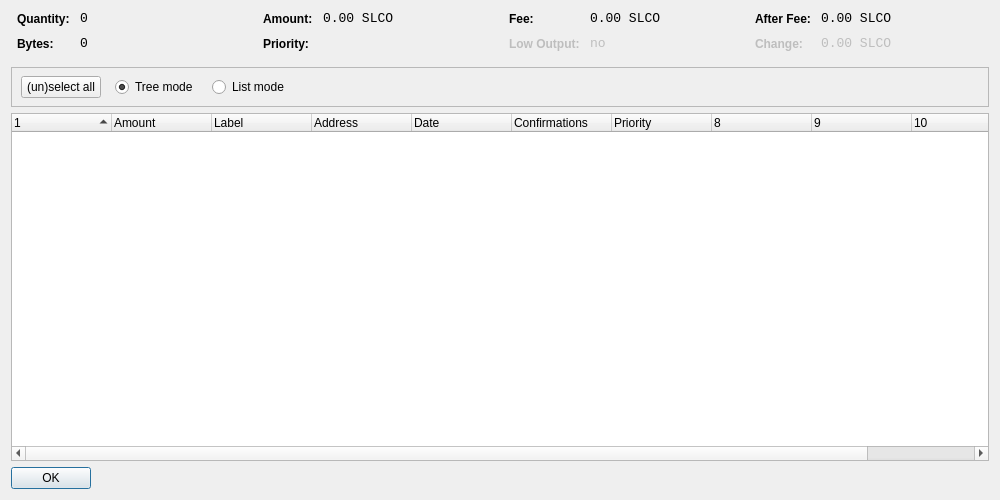
<?xml version="1.0" encoding="UTF-8"?>
<ui version="4.0">
 <class>CoinControlDialog</class>
 <widget class="QDialog" name="CoinControlDialog">
  <property name="geometry">
   <rect>
    <x>0</x>
    <y>0</y>
    <width>1000</width>
    <height>500</height>
   </rect>
  </property>
  <property name="windowTitle">
   <string>Coin Control</string>
  </property>
  <layout class="QVBoxLayout" name="verticalLayout">
   <item>
    <layout class="QHBoxLayout" name="horizontalLayoutTop" stretch="0,0,0,0">
     <property name="topMargin">
      <number>0</number>
     </property>
     <property name="bottomMargin">
      <number>10</number>
     </property>
     <item>
      <layout class="QFormLayout" name="formLayoutCoinControl1">
       <property name="horizontalSpacing">
        <number>10</number>
       </property>
       <property name="verticalSpacing">
        <number>10</number>
       </property>
       <property name="leftMargin">
        <number>6</number>
       </property>
       <property name="rightMargin">
        <number>6</number>
       </property>
       <item row="0" column="0">
        <widget class="QLabel" name="labelCoinControlQuantityText">
         <property name="styleSheet">
          <string notr="true">font-weight:bold;</string>
         </property>
         <property name="text">
          <string>Quantity:</string>
         </property>
        </widget>
       </item>
       <item row="0" column="1">
        <widget class="QLabel" name="labelCoinControlQuantity">
         <property name="font">
          <font>
           <family>Monospace</family>
           <pointsize>10</pointsize>
          </font>
         </property>
         <property name="cursor">
          <cursorShape>IBeamCursor</cursorShape>
         </property>
         <property name="contextMenuPolicy">
          <enum>Qt::ActionsContextMenu</enum>
         </property>
         <property name="text">
          <string notr="true">0</string>
         </property>
         <property name="textInteractionFlags">
          <set>Qt::LinksAccessibleByMouse|Qt::TextSelectableByKeyboard|Qt::TextSelectableByMouse</set>
         </property>
        </widget>
       </item>
       <item row="1" column="0">
        <widget class="QLabel" name="labelCoinControlBytesText">
         <property name="styleSheet">
          <string notr="true">font-weight:bold;</string>
         </property>
         <property name="text">
          <string>Bytes:</string>
         </property>
        </widget>
       </item>
       <item row="1" column="1">
        <widget class="QLabel" name="labelCoinControlBytes">
         <property name="font">
          <font>
           <family>Monospace</family>
           <pointsize>10</pointsize>
          </font>
         </property>
         <property name="cursor">
          <cursorShape>IBeamCursor</cursorShape>
         </property>
         <property name="contextMenuPolicy">
          <enum>Qt::ActionsContextMenu</enum>
         </property>
         <property name="text">
          <string notr="true">0</string>
         </property>
         <property name="textInteractionFlags">
          <set>Qt::LinksAccessibleByMouse|Qt::TextSelectableByKeyboard|Qt::TextSelectableByMouse</set>
         </property>
        </widget>
       </item>
      </layout>
     </item>
     <item>
      <layout class="QFormLayout" name="formLayoutCoinControl2">
       <property name="horizontalSpacing">
        <number>10</number>
       </property>
       <property name="verticalSpacing">
        <number>10</number>
       </property>
       <property name="leftMargin">
        <number>6</number>
       </property>
       <property name="rightMargin">
        <number>6</number>
       </property>
       <item row="0" column="0">
        <widget class="QLabel" name="labelCoinControlAmountText">
         <property name="styleSheet">
          <string notr="true">font-weight:bold;</string>
         </property>
         <property name="text">
          <string>Amount:</string>
         </property>
        </widget>
       </item>
       <item row="0" column="1">
        <widget class="QLabel" name="labelCoinControlAmount">
         <property name="font">
          <font>
           <family>Monospace</family>
           <pointsize>10</pointsize>
          </font>
         </property>
         <property name="cursor">
          <cursorShape>IBeamCursor</cursorShape>
         </property>
         <property name="contextMenuPolicy">
          <enum>Qt::ActionsContextMenu</enum>
         </property>
         <property name="text">
          <string notr="true">0.00 SLCO</string>
         </property>
         <property name="textInteractionFlags">
          <set>Qt::LinksAccessibleByMouse|Qt::TextSelectableByKeyboard|Qt::TextSelectableByMouse</set>
         </property>
        </widget>
       </item>
       <item row="1" column="0">
        <widget class="QLabel" name="labelCoinControlPriorityText">
         <property name="styleSheet">
          <string notr="true">font-weight:bold;</string>
         </property>
         <property name="text">
          <string>Priority:</string>
         </property>
        </widget>
       </item>
       <item row="1" column="1">
        <widget class="QLabel" name="labelCoinControlPriority">
         <property name="font">
          <font>
           <family>Monospace</family>
           <pointsize>10</pointsize>
          </font>
         </property>
         <property name="cursor">
          <cursorShape>IBeamCursor</cursorShape>
         </property>
         <property name="contextMenuPolicy">
          <enum>Qt::ActionsContextMenu</enum>
         </property>
         <property name="text">
          <string/>
         </property>
         <property name="textInteractionFlags">
          <set>Qt::LinksAccessibleByMouse|Qt::TextSelectableByKeyboard|Qt::TextSelectableByMouse</set>
         </property>
        </widget>
       </item>
      </layout>
     </item>
     <item>
      <layout class="QFormLayout" name="formLayoutCoinControl3">
       <property name="horizontalSpacing">
        <number>10</number>
       </property>
       <property name="verticalSpacing">
        <number>10</number>
       </property>
       <property name="leftMargin">
        <number>6</number>
       </property>
       <property name="rightMargin">
        <number>6</number>
       </property>
       <item row="0" column="0">
        <widget class="QLabel" name="labelCoinControlFeeText">
         <property name="styleSheet">
          <string notr="true">font-weight:bold;</string>
         </property>
         <property name="text">
          <string>Fee:</string>
         </property>
        </widget>
       </item>
       <item row="0" column="1">
        <widget class="QLabel" name="labelCoinControlFee">
         <property name="font">
          <font>
           <family>Monospace</family>
           <pointsize>10</pointsize>
          </font>
         </property>
         <property name="cursor">
          <cursorShape>IBeamCursor</cursorShape>
         </property>
         <property name="contextMenuPolicy">
          <enum>Qt::ActionsContextMenu</enum>
         </property>
         <property name="text">
          <string notr="true">0.00 SLCO</string>
         </property>
         <property name="textInteractionFlags">
          <set>Qt::LinksAccessibleByMouse|Qt::TextSelectableByKeyboard|Qt::TextSelectableByMouse</set>
         </property>
        </widget>
       </item>
       <item row="1" column="0">
        <widget class="QLabel" name="labelCoinControlLowOutputText">
         <property name="enabled">
          <bool>false</bool>
         </property>
         <property name="styleSheet">
          <string notr="true">font-weight:bold;</string>
         </property>
         <property name="text">
          <string>Low Output:</string>
         </property>
        </widget>
       </item>
       <item row="1" column="1">
        <widget class="QLabel" name="labelCoinControlLowOutput">
         <property name="enabled">
          <bool>false</bool>
         </property>
         <property name="font">
          <font>
           <family>Monospace</family>
           <pointsize>10</pointsize>
          </font>
         </property>
         <property name="cursor">
          <cursorShape>IBeamCursor</cursorShape>
         </property>
         <property name="contextMenuPolicy">
          <enum>Qt::ActionsContextMenu</enum>
         </property>
         <property name="text">
          <string notr="true">no</string>
         </property>
         <property name="textInteractionFlags">
          <set>Qt::LinksAccessibleByMouse|Qt::TextSelectableByKeyboard|Qt::TextSelectableByMouse</set>
         </property>
        </widget>
       </item>
      </layout>
     </item>
     <item>
      <layout class="QFormLayout" name="formLayoutCoinControl4">
       <property name="horizontalSpacing">
        <number>10</number>
       </property>
       <property name="verticalSpacing">
        <number>10</number>
       </property>
       <property name="leftMargin">
        <number>6</number>
       </property>
       <property name="rightMargin">
        <number>6</number>
       </property>
       <item row="0" column="0">
        <widget class="QLabel" name="labelCoinControlAfterFeeText">
         <property name="styleSheet">
          <string notr="true">font-weight:bold;</string>
         </property>
         <property name="text">
          <string>After Fee:</string>
         </property>
        </widget>
       </item>
       <item row="0" column="1">
        <widget class="QLabel" name="labelCoinControlAfterFee">
         <property name="font">
          <font>
           <family>Monospace</family>
           <pointsize>10</pointsize>
          </font>
         </property>
         <property name="cursor">
          <cursorShape>IBeamCursor</cursorShape>
         </property>
         <property name="contextMenuPolicy">
          <enum>Qt::ActionsContextMenu</enum>
         </property>
         <property name="text">
          <string notr="true">0.00 SLCO</string>
         </property>
         <property name="textInteractionFlags">
          <set>Qt::LinksAccessibleByMouse|Qt::TextSelectableByKeyboard|Qt::TextSelectableByMouse</set>
         </property>
        </widget>
       </item>
       <item row="1" column="0">
        <widget class="QLabel" name="labelCoinControlChangeText">
         <property name="enabled">
          <bool>false</bool>
         </property>
         <property name="styleSheet">
          <string notr="true">font-weight:bold;</string>
         </property>
         <property name="text">
          <string>Change:</string>
         </property>
        </widget>
       </item>
       <item row="1" column="1">
        <widget class="QLabel" name="labelCoinControlChange">
         <property name="enabled">
          <bool>false</bool>
         </property>
         <property name="font">
          <font>
           <family>Monospace</family>
           <pointsize>10</pointsize>
          </font>
         </property>
         <property name="cursor">
          <cursorShape>IBeamCursor</cursorShape>
         </property>
         <property name="contextMenuPolicy">
          <enum>Qt::ActionsContextMenu</enum>
         </property>
         <property name="text">
          <string notr="true">0.00 SLCO</string>
         </property>
         <property name="textInteractionFlags">
          <set>Qt::LinksAccessibleByMouse|Qt::TextSelectableByKeyboard|Qt::TextSelectableByMouse</set>
         </property>
        </widget>
       </item>
      </layout>
     </item>
    </layout>
   </item>
   <item>
    <widget class="QFrame" name="frame">
     <property name="minimumSize">
      <size>
       <width>0</width>
       <height>40</height>
      </size>
     </property>
     <property name="frameShape">
      <enum>QFrame::StyledPanel</enum>
     </property>
     <property name="frameShadow">
      <enum>QFrame::Sunken</enum>
     </property>
     <widget class="QWidget" name="horizontalLayoutWidget">
      <property name="geometry">
       <rect>
        <x>10</x>
        <y>0</y>
        <width>781</width>
        <height>41</height>
       </rect>
      </property>
      <layout class="QHBoxLayout" name="horizontalLayoutPanel" stretch="0,0,0,0,0">
       <property name="spacing">
        <number>14</number>
       </property>
       <item>
        <widget class="QPushButton" name="pushButtonSelectAll">
         <property name="sizePolicy">
          <sizepolicy hsizetype="Maximum" vsizetype="Fixed">
           <horstretch>0</horstretch>
           <verstretch>0</verstretch>
          </sizepolicy>
         </property>
         <property name="text">
          <string>(un)select all</string>
         </property>
        </widget>
       </item>
       <item>
        <widget class="QRadioButton" name="radioTreeMode">
         <property name="sizePolicy">
          <sizepolicy hsizetype="Maximum" vsizetype="Fixed">
           <horstretch>0</horstretch>
           <verstretch>0</verstretch>
          </sizepolicy>
         </property>
         <property name="text">
          <string>Tree mode</string>
         </property>
         <property name="checked">
          <bool>true</bool>
         </property>
        </widget>
       </item>
       <item>
        <widget class="QRadioButton" name="radioListMode">
         <property name="sizePolicy">
          <sizepolicy hsizetype="Maximum" vsizetype="Fixed">
           <horstretch>0</horstretch>
           <verstretch>0</verstretch>
          </sizepolicy>
         </property>
         <property name="text">
          <string>List mode</string>
         </property>
        </widget>
       </item>
       <item>
        <spacer name="horizontalSpacer">
         <property name="orientation">
          <enum>Qt::Horizontal</enum>
         </property>
         <property name="sizeHint" stdset="0">
          <size>
           <width>40</width>
           <height>20</height>
          </size>
         </property>
        </spacer>
       </item>
      </layout>
     </widget>
    </widget>
   </item>
   <item>
    <widget class="CoinControlTreeWidget" name="treeWidget">
     <property name="contextMenuPolicy">
      <enum>Qt::CustomContextMenu</enum>
     </property>
     <property name="sortingEnabled">
      <bool>false</bool>
     </property>
     <property name="columnCount">
      <number>11</number>
     </property>
     <attribute name="headerShowSortIndicator" stdset="0">
      <bool>true</bool>
     </attribute>
     <attribute name="headerStretchLastSection">
      <bool>false</bool>
     </attribute>
     <column>
      <property name="text">
       <string/>
      </property>
     </column>
     <column>
      <property name="text">
       <string>Amount</string>
      </property>
     </column>
     <column>
      <property name="text">
       <string>Label</string>
      </property>
     </column>
     <column>
      <property name="text">
       <string>Address</string>
      </property>
     </column>
     <column>
      <property name="text">
       <string>Date</string>
      </property>
     </column>
     <column>
      <property name="text">
       <string>Confirmations</string>
      </property>
      <property name="toolTip">
       <string>Confirmed</string>
      </property>
     </column>
     <column>
      <property name="text">
       <string>Priority</string>
      </property>
     </column>
     <column>
      <property name="text">
       <string/>
      </property>
     </column>
     <column>
      <property name="text">
       <string/>
      </property>
     </column>
     <column>
      <property name="text">
       <string/>
      </property>
     </column>
     <column>
      <property name="text">
       <string/>
      </property>
     </column>
    </widget>
   </item>
   <item>
    <widget class="QDialogButtonBox" name="buttonBox">
     <property name="sizePolicy">
      <sizepolicy hsizetype="Maximum" vsizetype="Fixed">
       <horstretch>0</horstretch>
       <verstretch>0</verstretch>
      </sizepolicy>
     </property>
     <property name="orientation">
      <enum>Qt::Horizontal</enum>
     </property>
     <property name="standardButtons">
      <set>QDialogButtonBox::Ok</set>
     </property>
    </widget>
   </item>
  </layout>
 </widget>
 <customwidgets>
  <customwidget>
   <class>CoinControlTreeWidget</class>
   <extends>QTreeWidget</extends>
   <header>coincontroltreewidget.h</header>
  </customwidget>
 </customwidgets>
 <resources/>
 <connections/>
</ui>
